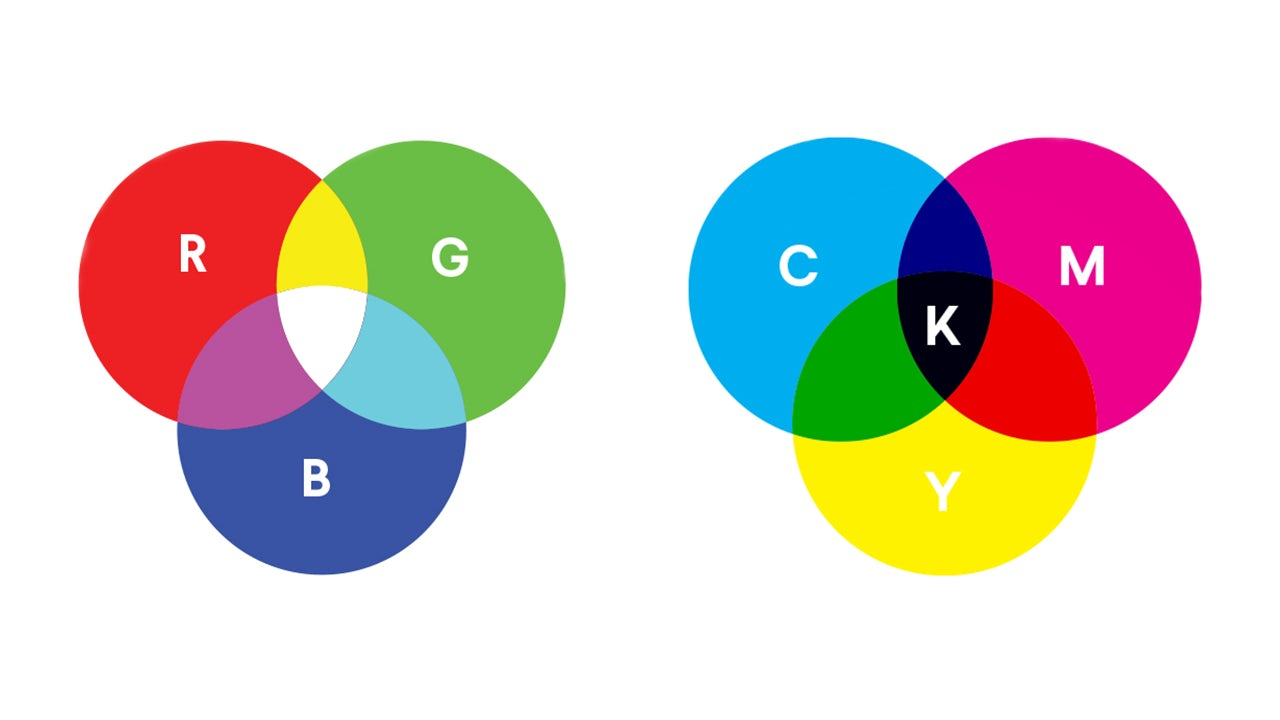
%> input picture rgb-cmyk.jpg, 1280 x 720 px
$ octave root.m   (GNU Octave 9; MATLAB toolbox functions it lacks are replaced by stand-ins)
%> lines starting %> are read from the running program, lines starting %| are printed output that depends on the picture
clc
%fileLocation = "F:/Octave/Testing/rgb-cmyk.jpg"
[fn fp i] = uigetfile();
%> the answer given: rgb-cmyk.jpg
fileLocation = strcat(fp,fn);
im = imread(fileLocation);
%> im is the input picture: size 720x1280x3 uint8; mean R, G, B 216.4, 207.7, 204.1
%imshow(im);

lr = im(:,:,1);
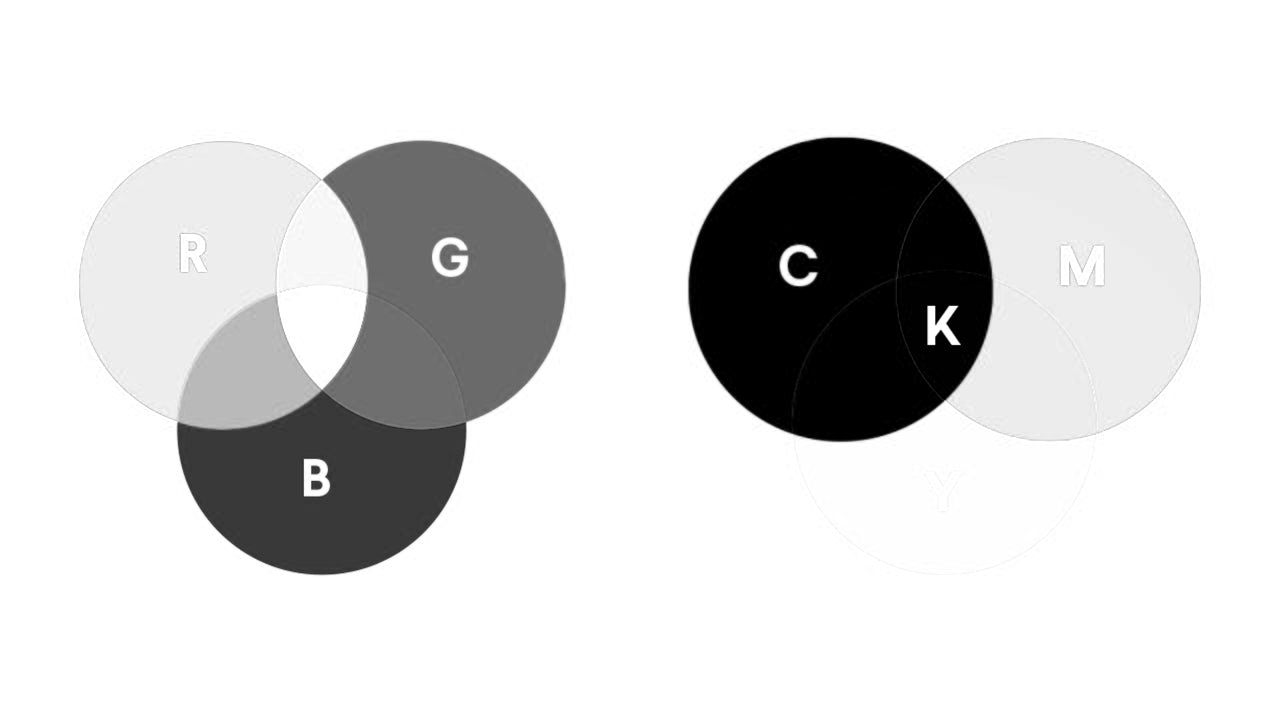
%> lr: size 720x1280 uint8; min 0, max 255, mean 216.4
lb = im(:,:,2);
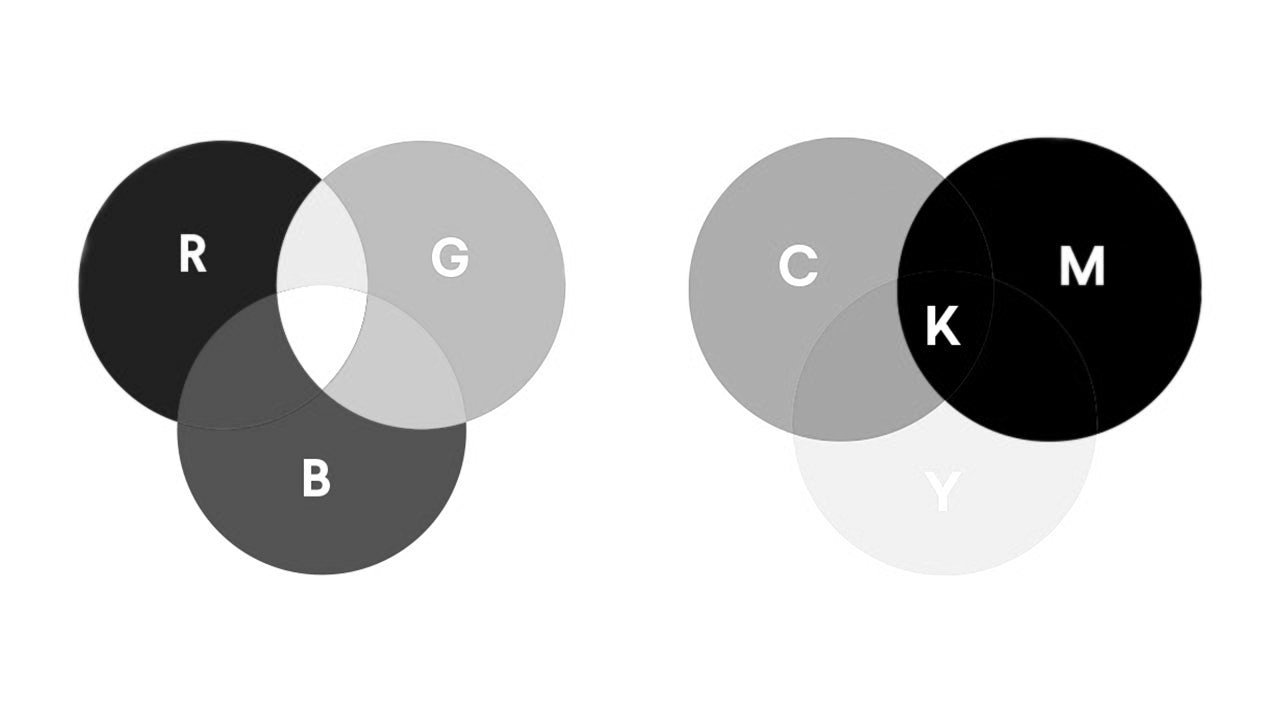
%> lb: size 720x1280 uint8; min 0, max 255, mean 207.7
lg = im(:,:,3);
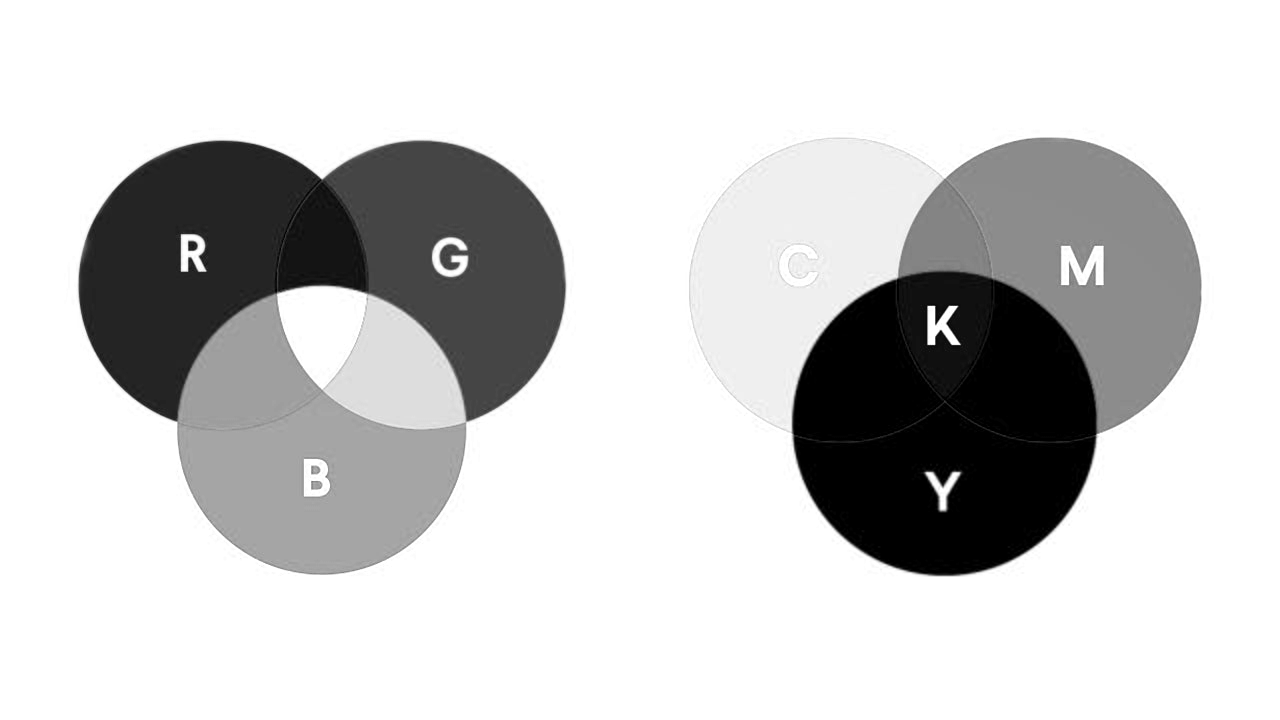
%> lg: size 720x1280 uint8; min 0, max 255, mean 204.1

imshow(lb);
%imshow(lb);
%imshow(lg);

$ run again, with img01.png saved as rgb-cmyk.jpg
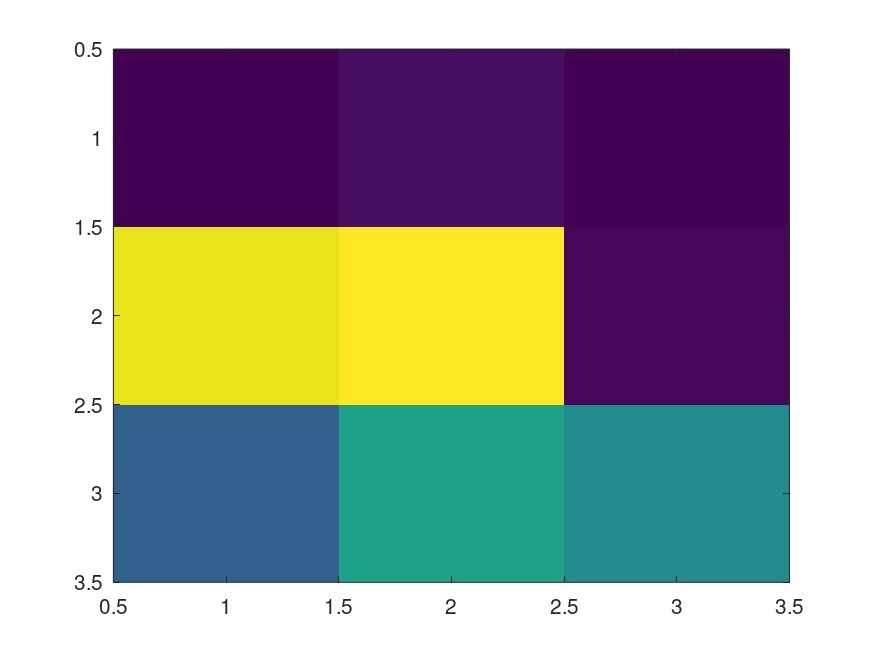
%> input picture img01.png, 872 x 654 px
%> im is the input picture: size 654x872x3 uint8; mean R, G, B 154.7, 154, 151.1
%> `lb = im(:,:,2);`:
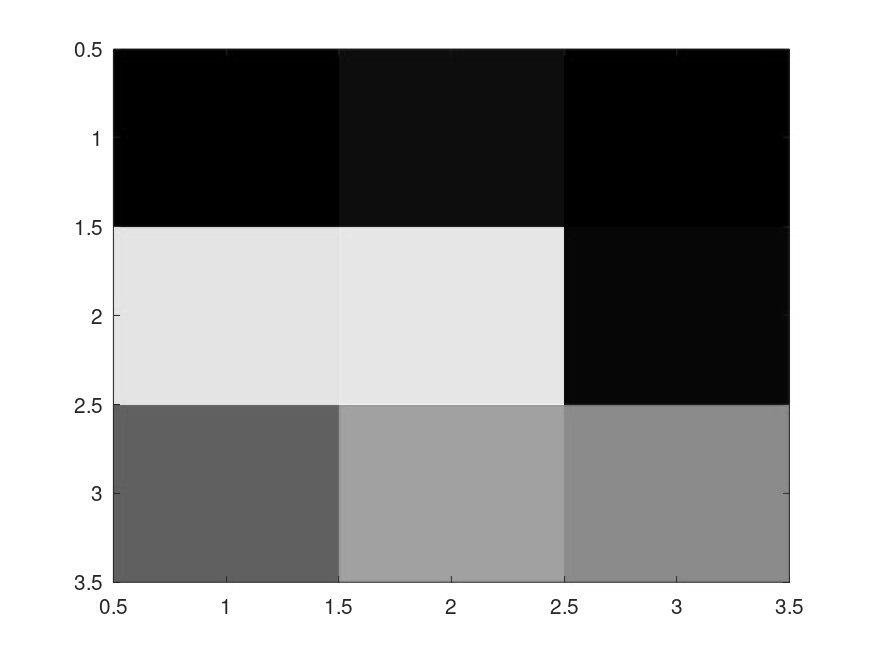
%> lb: size 654x872 uint8; min 0, max 255, mean 154
%> `lg = im(:,:,3);`:
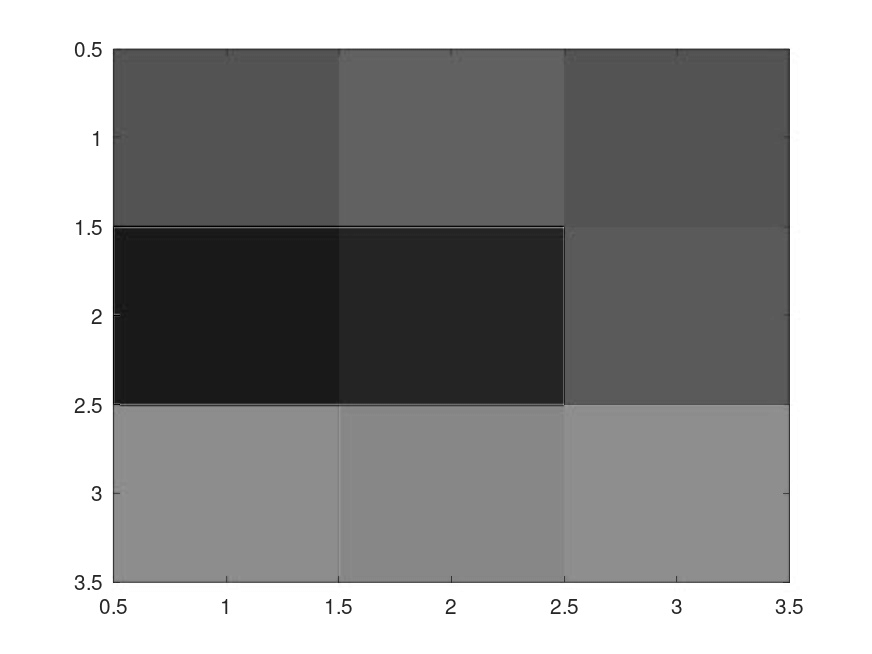
%> lg: size 654x872 uint8; min 0, max 255, mean 151.1
